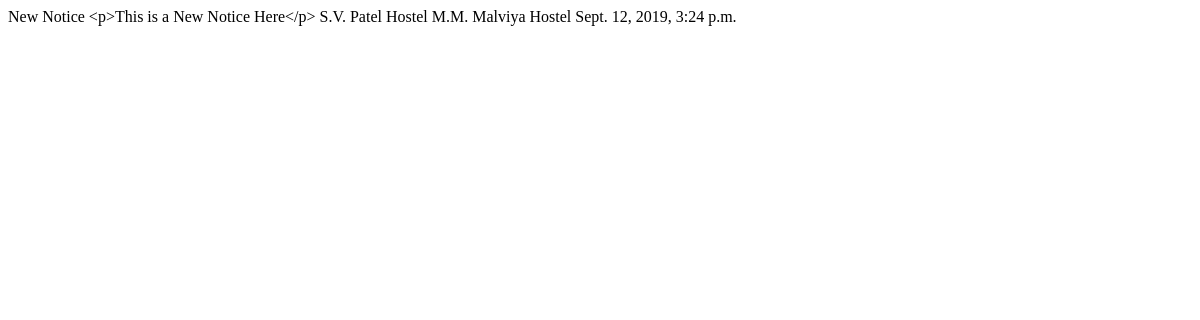
Before: /notice1/ (signed in) with the older database file.
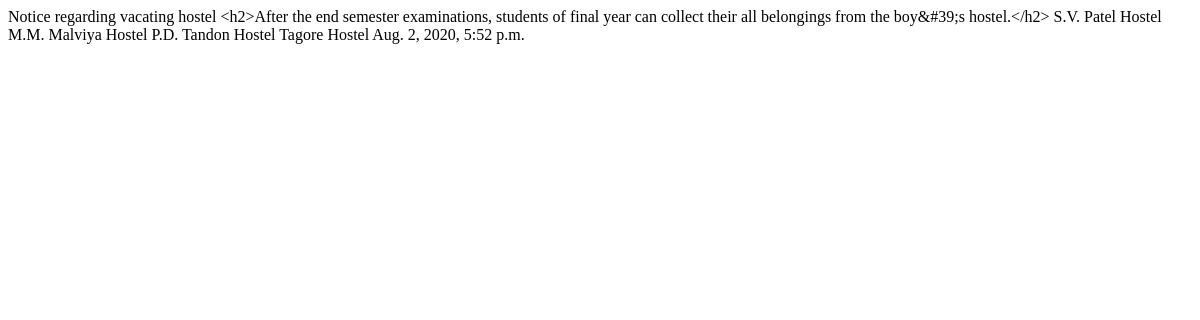
After: the same page with the newer database file.
### noticeapp/models.py (models this page shows, shortened)
class Notices(models.Model):
	title = models.CharField(max_length=50,unique=True)
	label = models.CharField(max_length=50,unique=True)
	description = RichTextUploadingField(max_length=150)
	notice_file = models.FileField(upload_to='Notices')
	date_posted = models.DateTimeField(default = timezone.now)
	val_time = models.DateField(blank=True,null=True)
	concerned_hostels = models.ManyToManyField(Hostels)
	issuing_authority = models.CharField(max_length=60)
	class meta:
		ordering=['-date_posted']

class Hostels(models.Model):
	Hostel_Type = (
			('B','Boys'),('G','Girls')
	)
	hostel_name = models.CharField(max_length=100,unique=True)# max_length is mandatory for CharField
	Type = models.CharField(max_length=1,choices=Hostel_Type)
	class Meta:
		ordering= ['id']
	def __str__(self):
		return "{}".format(self.hostel_name)

### noticeapp/views.py (the view)
# urls.py: path('notice1/',noticeapp_views.NoticeDetailView.as_view(),name="notice-detail"),
class NoticeDetailView(LoginRequiredMixin,DetailView):
	def get(self,request):
		notice = Notices.objects.all().last()
		return render(request,'noticeapp/notices_detail.html',{'notice':notice})

### noticeapp/templates/noticeapp/notices_detail.html (shortened to what this page needs)
<!DOCTYPE html>
<html>
<head>
</head>
<body>
{{notice.title}}
{{notice.description}}
{%for name in notice.concerned_hostels.all%}
	{{name}}
{%endfor%}
{{notice.date_posted}}
</body>
</html>

Changed rows visible on the page:
no longer on this page (row unchanged): Notices: title "New Notice", description "<p>This is a New Notice Here</p>", date_posted "Sept. 12, 2019, 3:24 p.m."
added Notices: title "Notice regarding vacating hostel", description "<h2>After the end semester examinations, students of final year can collect their all belongings from the boy&#39;s hostel.</h2>", date_posted "Aug. 2, 2020, 5:52 p.m."
now on this page (row unchanged): Hostels: hostel_name "P.D. Tandon Hostel"
now on this page (row unchanged): Hostels: hostel_name "Tagore Hostel"
